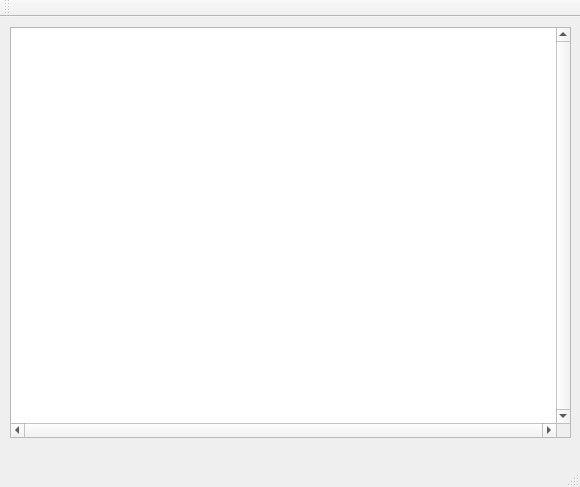
<?xml version="1.0" encoding="UTF-8"?>
<ui version="4.0">
 <class>MainWindow</class>
 <widget class="QMainWindow" name="MainWindow">
  <property name="geometry">
   <rect>
    <x>0</x>
    <y>0</y>
    <width>580</width>
    <height>487</height>
   </rect>
  </property>
  <property name="windowTitle">
   <string>MainWindow</string>
  </property>
  <widget class="QWidget" name="centralWidget">
   <widget class="QTextBrowser" name="textBrowser">
    <property name="geometry">
     <rect>
      <x>10</x>
      <y>10</y>
      <width>561</width>
      <height>411</height>
     </rect>
    </property>
    <property name="layoutDirection">
     <enum>Qt::LeftToRight</enum>
    </property>
    <property name="autoFillBackground">
     <bool>true</bool>
    </property>
    <property name="verticalScrollBarPolicy">
     <enum>Qt::ScrollBarAlwaysOn</enum>
    </property>
    <property name="horizontalScrollBarPolicy">
     <enum>Qt::ScrollBarAlwaysOn</enum>
    </property>
    <property name="sizeAdjustPolicy">
     <enum>QAbstractScrollArea::AdjustToContents</enum>
    </property>
   </widget>
  </widget>
  <widget class="QMenuBar" name="menuBar">
   <property name="geometry">
    <rect>
     <x>0</x>
     <y>0</y>
     <width>580</width>
     <height>20</height>
    </rect>
   </property>
  </widget>
  <widget class="QToolBar" name="mainToolBar">
   <attribute name="toolBarArea">
    <enum>TopToolBarArea</enum>
   </attribute>
   <attribute name="toolBarBreak">
    <bool>false</bool>
   </attribute>
  </widget>
  <widget class="QStatusBar" name="statusBar"/>
 </widget>
 <layoutdefault spacing="6" margin="11"/>
 <resources/>
 <connections/>
</ui>
